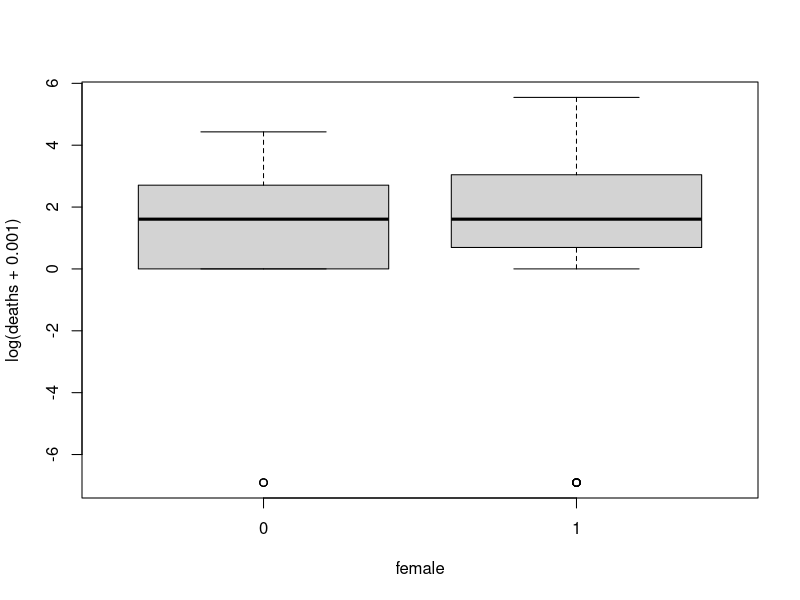
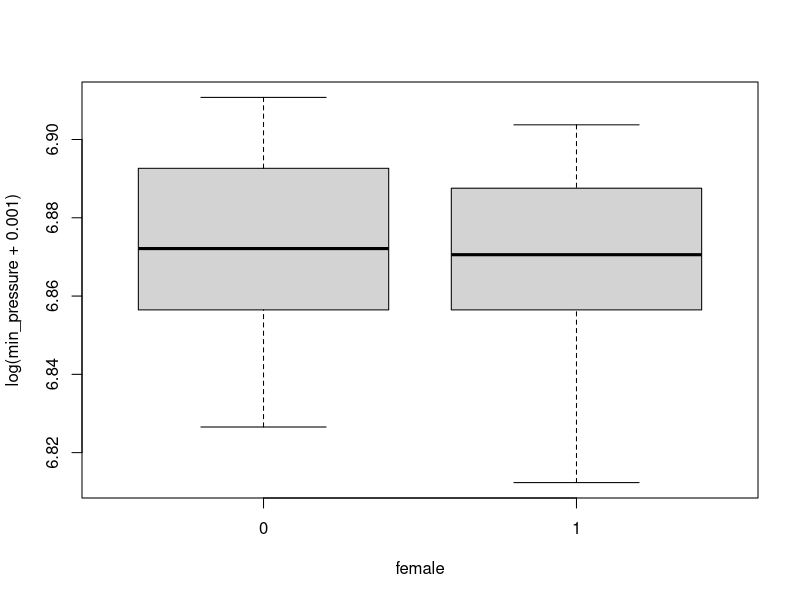
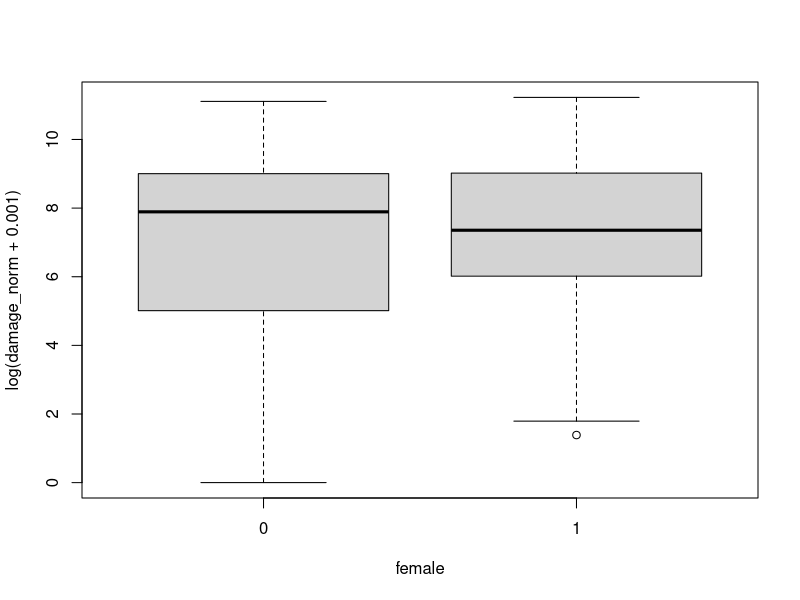

Reproduce these figures in R, in order. (Note: this script raises an error after producing the figures.)
# setwd("C:\\Users\\kswad\\OneDrive\\?f?X?N?g?b?v\\?Z?p?͋???_???v????\\51_???̓X?N???v?g\\z_for_demo_uncompleted\\hurricanes")
setwd("/home/kswada/kw/R_statistical_analysis_by_data/hurricanes")

packages <- c("dplyr")

purrr::walk(packages, library, character.only = TRUE, warn.conflicts = FALSE)



# ------------------------------------------------------------------------------
# data:  Hurricanes
# ------------------------------------------------------------------------------

# data("Hurricanes", package = "rethinking")

data <- read.csv(file = "Hurricanes.txt", header = T, sep = "\t")


dim(data)


str(data)



car::some(data)




# ------------------------------------------------------------------------------
# data exploration:  Y vs. category X
# ~ female
# ------------------------------------------------------------------------------

# boxplot and Wilcoxon 2-samples test

boxplot(log(deaths + 0.001) ~ female, data = data)

wilcox.test(log(deaths + 0.001) ~ female, alternative = c("two.sided"), correct = TRUE, data = data)


boxplot(log(min_pressure + 0.001) ~ female, data = data)

wilcox.test(log(min_pressure + 0.001) ~ female, alternative = c("two.sided"), correct = TRUE, data = data)


boxplot(log(damage_norm + 0.001) ~ female, data = data)

wilcox.test(log(damage_norm + 0.001) ~ female, alternative = c("two.sided"), correct = TRUE, data = data)



# -->
# no median differences between female or not




# ----------
# by ggplot

ggplot(data, aes(as.factor(female), femininity)) + geom_boxplot()


ggplot(data, aes(as.factor(female), deaths)) + geom_violin()





# ------------------------------------------------------------------------------
# data exploration:  Y vs. category X
# ~ category
# ------------------------------------------------------------------------------


# larger the category, deadlier the Hurricanes

boxplot(log(deaths + 0.001) ~ factor(category), data = data)


d_list <- split(data$deaths, f = factor(data$category))

kruskal.test(x = d_list)



# -->
# Kruskal-Wallis test detect difference of group median




# ----------
# TukeyHSD:
# Null Hypothesis:  mean of paired differences IS zero
# Alternative Hypothesis:  mean of paired difference is DIFFERENT from zero

# ( output1 <- TukeyHSD(aov(log(deaths + 0.001) ~ factor(category), data = data)) )
( output1 <- TukeyHSD(aov(I(deaths^0.1) ~ factor(category), data = data)) )


par(mfrow = c(1,1))
plot(output1)




             
# ----------             
boxplot(log(deaths + 0.001) ~ female + factor(category), data = data)



# -->
# In larger category, there are some female names deadlier Hurricanes.
